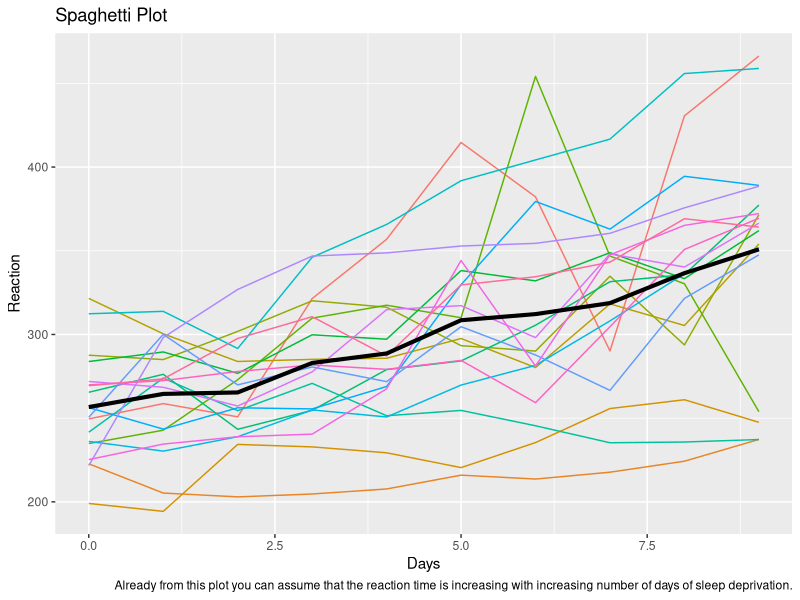
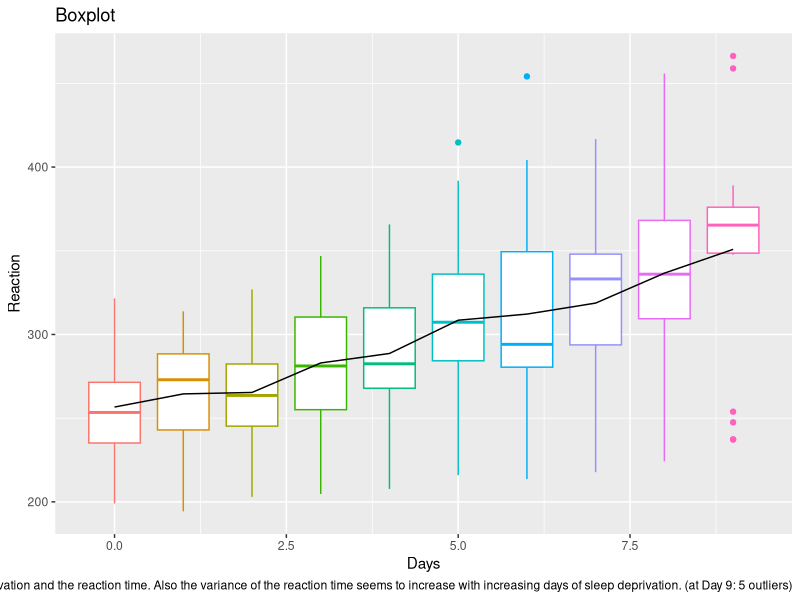
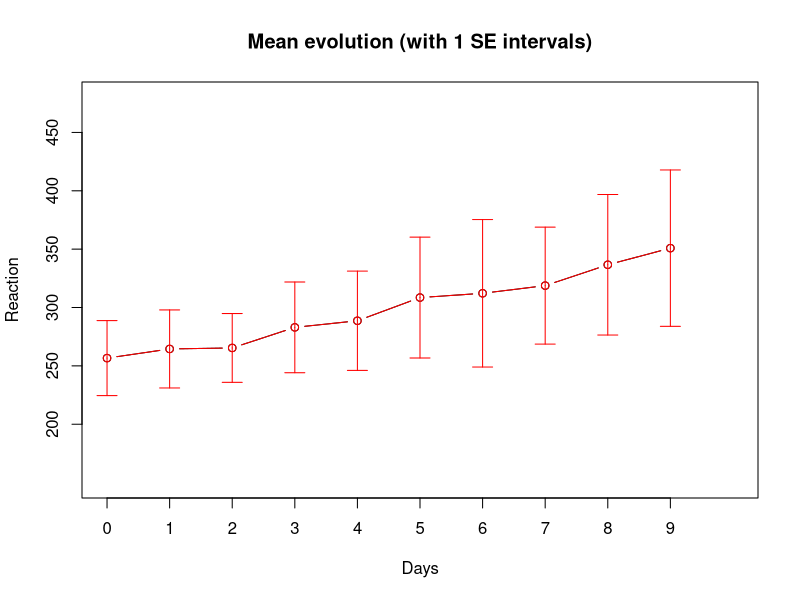
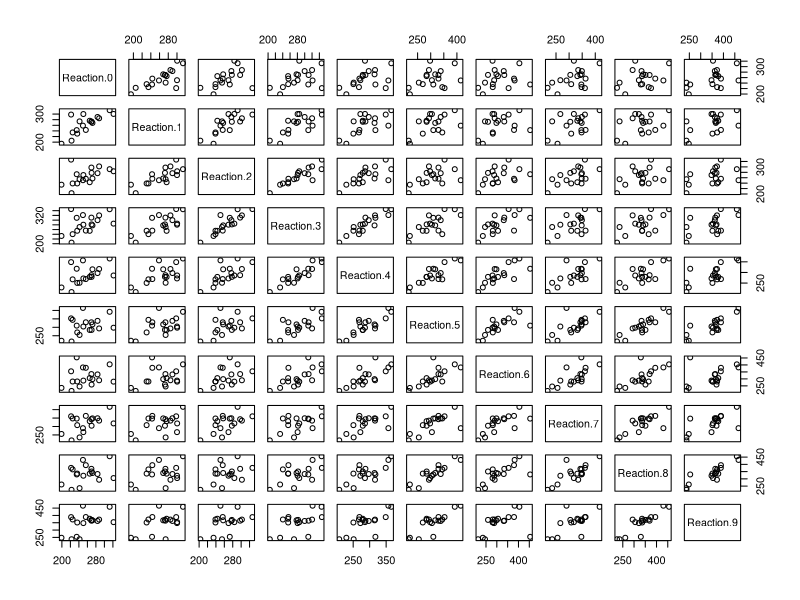
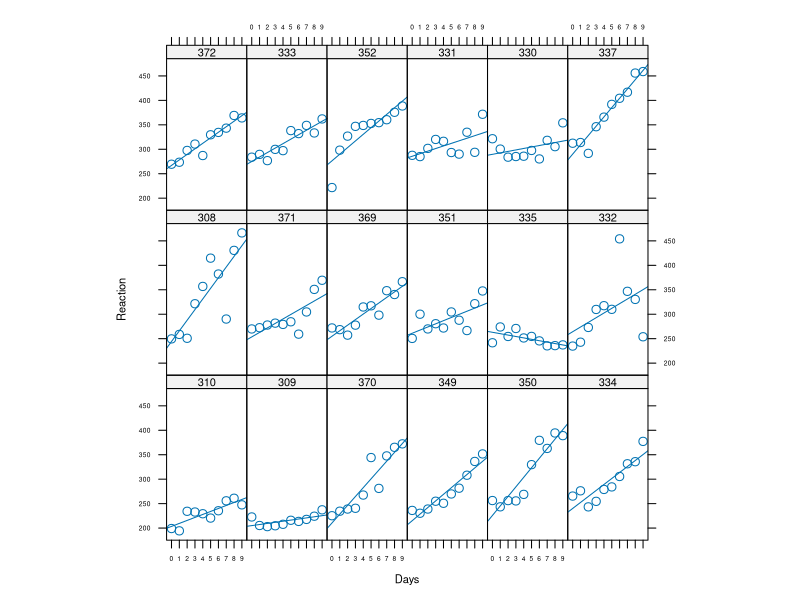
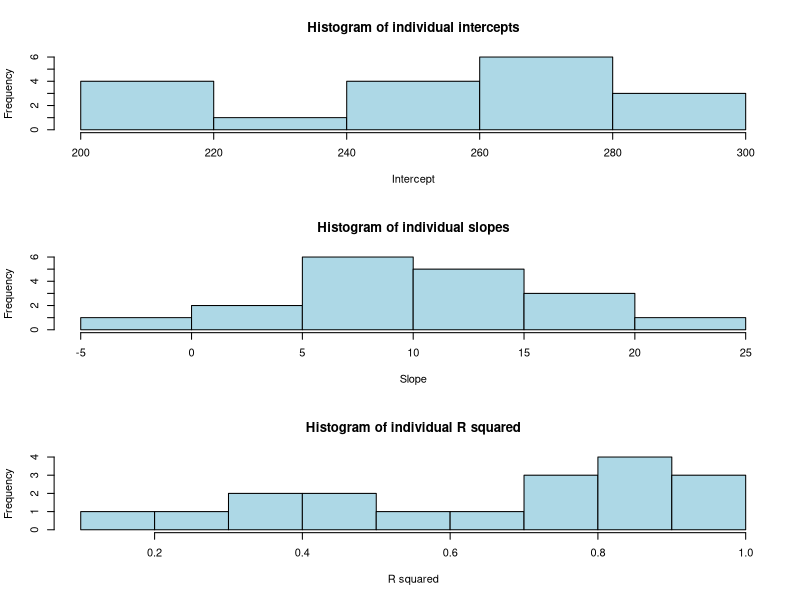
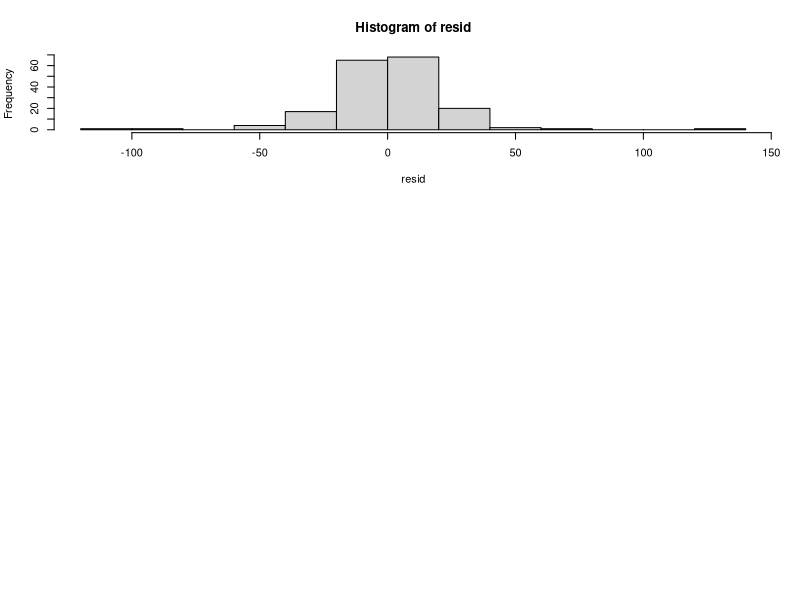

Reproduce these figures in R, in order.
## ---- chunk 1
knitr::opts_chunk$set(echo = FALSE)
## ---- chunk 2
library(tidyverse)
library(lattice)
library(lme4)
library(arm)
#library(pkbrtest)
library(ggplot2)
## ---- chunk 3
sleep <- read.table('sleep.txt')
head(sleep, 12)
## ---- chunk 4
average_reaction_time <- sleep %>%
  group_by(Days) %>%
  summarise(mean_reaction_time   = mean(Reaction),
            median_reaction_time = median(Reaction),
            sd_reaction_time     = sd(Reaction))

sleep_spag_plot <- ggplot(sleep) +
  geom_line(aes(Days, Reaction, colour=factor(Subject)),
            show.legend=FALSE) +
  geom_line(data= average_reaction_time,
            aes(Days, mean_reaction_time),
            colour = "BLACK",
            size   = 1.4) + 
  labs(title   = "Spaghetti Plot",
       caption = "Already from this plot you can assume that the reaction time is increasing with increasing number of days of sleep deprivation.")
sleep_spag_plot
## ---- chunk 5
sleep.mean <- tapply(sleep$Reaction, list(sleep$Days), mean)
sleep.sd   <- tapply(sleep$Reaction, list(sleep$Days), sd)
sleep.var  <- tapply(sleep$Reaction, list(sleep$Days), var)
sleep.n    <- table(sleep$Days)

overview   <- cbind(c(0:9), sleep.mean, sleep.sd, sleep.var, sleep.n)
colnames(overview) <- c('Days', 'Mean', 'SD', 'Var', 'n')
knitr::kable(round(overview, 2), "pandoc")
## ---- chunk 6
ggplot(sleep) + 
  geom_boxplot(aes(Days, Reaction, colour=factor(Days)),
               show.legend = FALSE) +
  geom_line(data   = average_reaction_time,
            aes(Days, mean_reaction_time),
            colour = "black",
            size   = 0.5) +
  labs(title   = "Boxplot",
       caption = "It seems as if there's a linear trend between the number of days of sleep deprivation and the reaction time. Also the variance of the reaction time seems to increase with increasing days of sleep deprivation. (at Day 9: 5 outliers)")
## ---- chunk 7
## TODO? change to ggplot instead of plot?
## example:
# sleep_descr_stats <- sleepf %>%
#   dplyr::group_by(days) %>%
#   dplyr::summarise(reaction_mean  = mean(reaction),
#                    reaction_sd    = sd(reaction)) %>% 
#   dplyr::mutate(reaction_upper_se = reaction_mean + reaction_sd,
#                 reaction_lower_se = reaction_mean - reaction_sd) %>% 
#   dplyr::ungroup()
#
# ggplot2::ggplot() +
# geom_line(aes(x=days, y=reaction_mean, group=1),
#          size=1) +
# geom_errorbar(aes(x=days, ymin=reaction_lower_se, ymax=reaction_upper_se),
#               size=.4,
#              alpha=.6)

# General function to plot error bars
errbar <- function(x, y, height, width, lty=1, col="black"){
  arrows(x, y, x, y+height,
         angle  = 90,
         length = width,
         lty    = lty,
         col    = col)
  arrows(x, y, x, y-height,
         angle  = 90,
         length = width,
         lty    = lty,
         col    = col)
}

## Plotting mean evolution
plot(c(0:9), overview[,2] ,
     type = "b",
     xlim = c(0,10),
     ylim = c(150,480),
     xlab = "Days",
     ylab = "Reaction",
     axes = F,
     main = "Mean evolution (with 1 SE intervals)")

axis(side=1,at=c(0:9),labels=c(0:9))
axis(side=2,at=seq(200,450,50))

box()
points(c(0:9), overview[,2],
       type="b",
       col="red")
errbar(c(0:9), overview[,2], sleep.sd, 0.1,
       col="red")
## ---- chunk 8
## Reshaping the data into a wide form
sleep.resh <- reshape(sleep,
                      timevar   = "Days",
                      idvar     = c("Subject"),
                      direction = "wide")
knitr::kable(sleep.resh, "pandoc")
## ---- chunk 9
# check normality of variables Reaction.X
for (i in c(2:11)){
  print(shapiro.test(sleep.resh[,i]))
}
## ---- chunk 10
## Correlation between the Reaction scores at different days
cor(sleep.resh[, 2:11], method='spearman')

pairs(sleep.resh[, 2:11])



## ---- chunk 11
## Trellis graph
## Displaying the linear regression per person

cf <-sapply(sleep$Subject, 
            function(x) coef(lm(Reaction~Days, data=subset(sleep, Subject==x))))

Sx <-reorder(sleep$Subject, cf[1,]) 
# 
xyplot(Reaction ~ Days|Sx,
       data          = sleep,
       type          = c('p', 'r'),
       auto.key      = T,
       aspect        = "xy",
       par.settings  = list(axis.text=list(cex=0.6),
                           fontsize=list(text=8, points=10)),
       scales=list(x = list(at = c(0:9), labels = c("0","1","2", "3", "4", "5", "6", "7", "8", "9"))))
## ---- chunk 12
## Linear regression per participant of Reaction on Days

## Coefficients
lin.reg.coef  <- by(sleep, sleep$Subject,
                   function(data) coef(lm(Reaction ~ Days, data=data)))
lin.reg.coef1 <- unlist(lin.reg.coef)
names(lin.reg.coef1) <- NULL
lin.reg.coef2 <- matrix(lin.reg.coef1,
                        length(lin.reg.coef1)/2,
                        2,
                        byrow = TRUE)

## R squared
lin.reg.r.squared <- by(sleep, sleep$Subject,
                        function(data) summary(lm(Reaction ~ Days, data=data))$r.squared )
lin.reg.r.squared1<- as.vector(unlist(lin.reg.r.squared))

## Histograms
par(mfrow=c(3,1))
hist(lin.reg.coef2[,1],
     xlab = "Intercept",
     col  = "lightblue",
     main = "Histogram of individual intercepts")
hist(lin.reg.coef2[,2],
     xlab = "Slope",
     col  = "lightblue",
     main = "Histogram of individual slopes")
hist(lin.reg.r.squared1,
     xlab = "R squared",
     col  = "lightblue",
     main = "Histogram of individual R squared")

## ---- chunk 13
sleep.reml <- lmer(formula = Reaction ~ 1 + Days + (1 + Days|Subject),
                   data=sleep)
summary(sleep.reml) 
## ---- chunk 14
confint(sleep.reml,  par=5:6, method='Wald', oldNames=F)
## ---- chunk 15
confint(sleep.reml,
        method    = 'boot',
        boot.type = 'perc',
        oldNames  = F,
        nsim      = 500)
confint(sleep.reml,
        level    = 0.95,
        method   = 'profile', 
        oldNames = F)
## ---- chunk 16

## ---- chunk 17
resid <- residuals(sleep.reml)
shapiro.test(residuals(sleep.reml))
hist(resid)
## ---- chunk 18
sleep.o <- ranef(sleep.reml)$Subject
knitr::kable(head(sleep.o), format = "pandoc")
